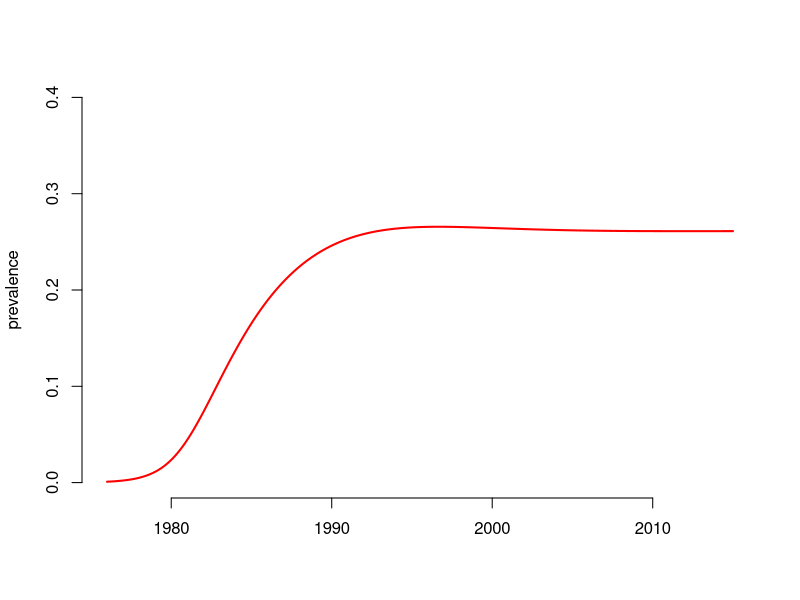

R code for this plot: (Note: this script raises an error after producing the figure.)
## Introduction to MCMC 2: Fitting an SI model to an HIV epidemic with adaptive block MCMC
## Steve Bellan 2015

## Meaningful Modeling of Epidemiologic Data, 2015 AIMS, Muizenberg

###################################################################### 

## By the end of this tutorial you should…

## * Understand how to simulate cross-sectional prevalence data around a simulated epidemic.
## * Calculate a binomial likelihood from these prevalence data and a fully specified epidemic model.
## * Be able to explain sequential, block, and adative Metropolis Hastings sampling algorithms.
## * Know how to assess multivariate MCMC chains for convergence both with trace plots and the Gelman-Rubin diagnostic.

library(boot); library(deSolve); library(coda)

## Function that makes a list of disease parameters with default values
disease_params <- function(Beta = 0.9
                           , alpha = 8 ## rate of beta decline with prevalence
                           , progRt = 1-exp(-1/2.77) #(1/10)*4 ## rate of of progression through each of the I classes, for 10 years total
                           , birthRt = .029 #.03 ## birth rate, 3% of people give birth per year
                           , deathRt = .018 #1/60 ## 60 year natural life expectancy
                           )
    return(as.list(environment()))

disease_params()
disease_params(Beta = .2)

initPrev <- exp(-7) #10^-7 ## 1/10,000 infected at start
init <- c(S=1, I1=initPrev, I2=0, I3=0, I4=0, CI = 0, CD = 0) ## modeling proportion of population
tseq <- seq(1976, 2015, by = 1/12)
Is <- paste0('I',1:4) ## for easy indexing

## SI ODE model
SImod <- function(tt, yy, parms) with(parms, {
    ## state variables
    S <- yy[1]  ## Susceptibles
    I1 <- yy[2] ## HIV stage 1
    I2 <- yy[3] ## HIV stage 2
    I3 <- yy[4] ## HIV stage 3
    I4 <- yy[5] ## HIV stage 4
    CI <- yy[6] ## cumulative incidence
    CD <- yy[7] ## cumulative mortality
    ## derived quantitties
    I <- I1+I2+I3+I4           ## total infecteds
    N <- I + S                 ## total population
    transmissionCoef <- Beta * exp(-alpha * I/N) ## Infectious contact rate
    ## state variable derivatives (ODE system)
    deriv <- rep(NA,5)
    deriv[1] <-	birthRt*N - deathRt*S - transmissionCoef*S*I/N
    deriv[2] <-	transmissionCoef*S*I/N - progRt*I1 - deathRt*I1
    deriv[3] <-	progRt*I1 - progRt*I2 - deathRt*I2
    deriv[4] <-	progRt*I2 - progRt*I3 - deathRt*I3
    deriv[5] <-	progRt*I3 - progRt*I4 - deathRt*I4
    deriv[6] <-	transmissionCoef*S*I/N 
    deriv[7] <-	progRt*I4
    return(list(deriv))
})

simEpidemic <- function(init, tseq, SImod=SImod, parms = disease_params()) {
    simDat <- as.data.frame(lsoda(init, tseq, SImod, parms=parms))
    simDat$I <- rowSums(simDat[, Is])
    simDat$N <- rowSums(simDat[, c('S',Is)])
    simDat$P <- with(simDat, I/N)
    simDat
}

## From a simulated epidemic, measure prevalence at several time points by performing
## cross-sectional samples of individual at each time, testing them, and then calculated sample
## prevalence and associated binomial confidence intervals
sampleEpidemic <- function(simDat, tseq = seq(1978, 2010, by = 2), numSamp = rep(100, length(tseq)), verbose=0) {
    if(verbose>0) browser()
    simDat$I <- rowSums(simDat[, Is])
    prev_at_sample_times <- simDat[simDat$time %in% tseq, 'I']
    numPos <- rbinom(length(numSamp), numSamp, prev_at_sample_times)
    lci <- mapply(function(x,n) binom.test(x,n)$conf.int[1], x = numPos, n = numSamp)
    uci <- mapply(function(x,n) binom.test(x,n)$conf.int[2], x = numPos, n = numSamp)    
    return(data.frame(time = tseq, numPos, numSamp, sampPrev =  numPos/numSamp,
                      lci = lci, uci = uci))
}

## Run system of ODEs for "true" parameter values
set.seed(4)
trueParms <- disease_params()#Beta = .9, alpha = 8, progRt = 1/2.5)
simDat <- simEpidemic(init, tseq, SImod, parms = trueParms)
par(bty='n', lwd = 2)
with(simDat, plot(time, P, xlab = '', ylab = 'prevalence', type = 'l', ylim = c(0,.4), col='red'))

## Take cross-sectional sample of individuals to get prevalence estimates at multiple time points
myDat <- sampleEpidemic(simDat, verbose = 0)
points(obsDat$time, obsDat$sampPrev, col = 'red', pch = 16, cex = 2)
arrows(obsDat$time, obsDat$uci, obsDat$time, obsDat$lci, col = 'red', len = .025, angle = 90, code = 3)

## Log-Likelihood
llikelihood <- function(parms = disease_params(), obsDat=myDat, verbose = 0) {
    simDat <- as.data.frame(lsoda(init, tseq, SImod, parms=parms))
    simDat$I <- rowSums(simDat[, Is])
    simDat$N <- rowSums(simDat[, c('S',Is)])
    simDat$P <- with(simDat, I/N)
    if(verbose > 5) browser()
    matchedTimes <- simDat$time %in% obsDat$time
    lls <- dbinom(obsDat$numPos, obsDat$numSamp, prob = simDat$P[matchedTimes], log = T)
    return(sum(lls))
}
llikelihood()

## Log-Prior (assume uninformative)
lprior <- function(parms=disease_params()) with(parms, {
    lp <- 0
    return(lp)
})

llikePrior <- function(fit.params=NULL, ## parameters to fit
                       ref.params = disease_params(), ## reference parameters
                       obsDat, verbose = 0) { ## observed data
    parms <- within(ref.params, { ## subs fitting parameters into reference parameter vector
        for(nm in names(fit.params)) assign(nm, as.numeric(fit.params[nm]))
        rm(nm)
    })
    llikelihood(parms, obsDat=obsDat, verbose = verbose) + lprior(parms)
}
llikePrior(obsDat=obsDat)

logParms <- function(fit.params) {
    fit.params <- log(fit.params)
    names(fit.params) <- paste0('log',names(fit.params))
    return(fit.params)
}
unlogParms <- function(fit.params) {
    fit.params <- exp(fit.params)
    names(fit.params) <- sub('log','', names(fit.params))
    return(fit.params)
}
unlogParms(logParms(c(alpha = 3, Beta=.3)))

initBounds <- data.frame(rbind( ## for initial conditions
                               c(log(.2),log(2)) ## beta
                               ,c(log(1), log(30)) ## alpha
                               ,c(log(1),log(1/10)))) ## progRt
colnames(initBounds) <- c('lower','upper')
rownames(initBounds) <- c('logBeta','logalpha','logprogRt')
class(initBounds[,2]) <- class(initBounds[,1]) <- 'numeric'
initBounds

initRand <- function(fit.params) {
    fit.params <- logParms(fit.params)
    tempnm <- names(fit.params)
    for(nm in tempnm) fit.params[nm] <- runif(1, min = initBounds[rownames(initBounds)==nm, 'lower'], 
                                              max =  initBounds[row.names(initBounds)==nm, 'upper'])
    return(unlogParms(fit.params))
}
initRand(c(alpha = 3, Beta = 1))


mcmcSampler <- function(current.params, ref.params=disease_params(), obsDat, seed = 1,
                        proposer = sequential.proposer(sdProps=sdProps),
                        adaptiveMCMC = F, startAdapt = 300,
                        plotterLoops = NULL, ## repeat plot of some iterations more to lengthen their display
                        showing = showingFXN(),
                        plotter = plotterTS, randInit = T, niter = 100, nburn = 0, adptBurn = 200,
                        verbose=0, plotNM=NULL, tell = 100) {
    if(verbose>2) browser()
    if(randInit) current.params <- initRand(current.params)
    nfitted <- length(current.params)
    vv <- 2 ## mcmc iteration
    accept <- 0
    curVal <- llikePrior(current.params, ref.params = ref.params, obsDat=obsDat, verbose = verbose)
    out <- matrix(NA, nr = niter, nc=length(current.params)+1)
    out[1,] <- c(current.params, nll = -curVal)
    colnames(out) <- c(names(current.params), 'nll')
    max_index <- dim(out)[1]
    last.it <- 0
    ## Store original covariance matrix
    if(proposer$type=='block') originalCovar <- get('covar', envir = environment(proposer$fxn)) 
    while(vv <= max_index) {
        if ((verbose > 1) || (verbose && (vv%%tell == 0))) print(paste("on iteration",vv,"of",last.it + niter + 1))
        ## Adaptive MCMC
        ## adapt covariance every 50 iterations
        if(adaptiveMCMC & proposer$type=='block' & vv > startAdapt & vv %% 50 == 0) {
            adptBurn <- min((startAdapt-50), adptBurn)
            save(list = ls(all.names = TRUE), file='dbgAdapt.Rdata')
            ## load(file='dbgAdapt.Rdata')
            adaptedCovar <- 2.38^2 / nfitted * cov.wt(log(out[adptBurn:(vv-1),1:nfitted]))$cov ## will converge for vv large
            adaptedCovar <- adaptedCovar*.95 + originalCovar*.05 ## 95% adapted & 5% original
            rownames(adaptedCovar) <- colnames(adaptedCovar) <- names(current.params)
            assign('covar', adaptedCovar, envir = environment(proposer$fxn))
        }
        proposal0 <- proposer$fxn(logParms(current.params))
        onpar <- proposal0$onpar
        propt <- proposal0$type
        proposal <- unlogParms(proposal0$proposal)
        propVal <- llikePrior(proposal, ref.params = ref.params, obsDat=obsDat, verbose = verbose)
        lmh <- propVal - curVal ## likelihood ratio = log likelihood difference
        if (is.na(lmh)) { ## if NA, print informative info but don't accept it
            print(list(lmh=lmh, proposal=exp(proposal), vv=vv, seed=seed))
        } else { ## if it's not NA then do acception/rejection algorithm
            if (verbose > 1) print( c(lmh=lmh, propVal=propVal) )
            ## if MHR >= 1 or a uniform random # in [0,1] is <= MHR, accept otherwise reject
            if ( (lmh >= 0) | (runif(1,0,1) <= exp(lmh)) ) {
                current.params <- proposal
                if (vv>nburn) accept <- accept + 1 #only track acceptance after burn-in
                curVal <- propVal
            }
        }
        out[vv, ] <- c(current.params, nll=curVal)
        vv <- vv+1
        aratio <- accept/((vv-nburn))
        if(!is.null(plotter)) {
                par(opar)
                plotter(out, vv, ref.params=ref.params, obsDat=obsDat, proposer = proposer, proposal = proposal,
                        onpar=onpar,proptype=propt, aratio = aratio, showing = showing, plotterLoops=plotterLoops)
        }
    }
    if(!is.null(plotNM)) graphics.off()
    colnames(out) <- c(names(current.params), 'nll')
    return(list(out = out[1:nrow(out)>(nburn+1),], aratio = aratio, current.params = current.params,
                ref.params=ref.params))
}
